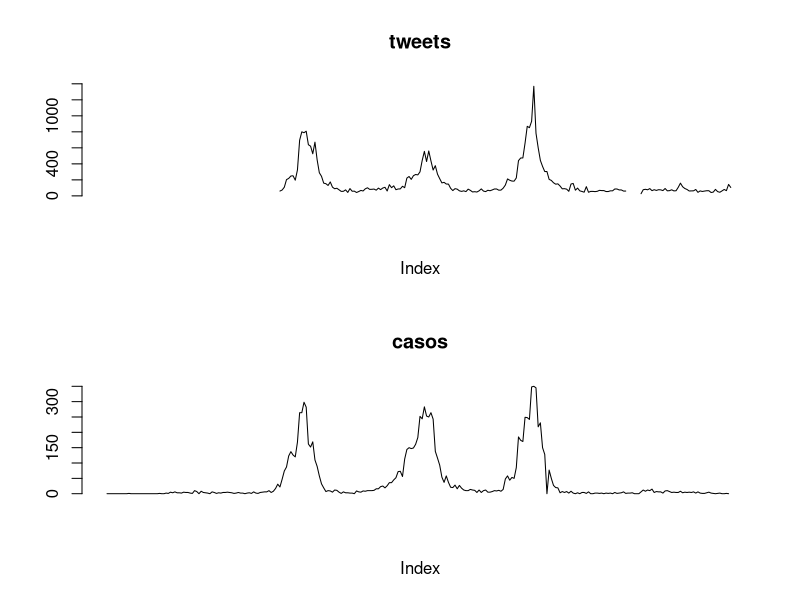

This chart was generated by the following R code:
#Figuras

d <- read.csv(file="../dados_limpos/dadosAPS_201443.csv")

names(d)

dd<-subset(d,APS=="AP1")
par(mfrow=c(2,1))
plot(dd$tweets,type="l",main="tweets",axes=FALSE,ylab="")
axis(2)
plot(dd$casos,type="l",main="casos",axes=FALSE,ylab="")
axis(2)
cor.test(dd$tweets,dd$casos)
